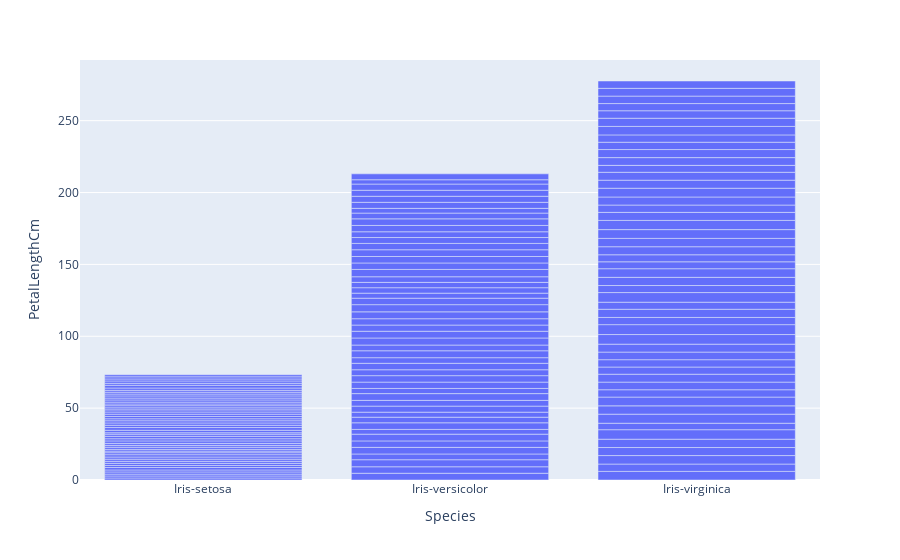

Notebook code for this chart:
### Code cell
px.bar(iris,x='Species',y='PetalLengthCm')

### Figure 1 — Plotly figure (JSON) as saved in the notebook; plotly's stock layout.template omitted (floating-point values rounded to 4 significant figures; data arrays with more than 128 entries replaced by an {"elided": "..."} marker saying what was removed)
{"data": [{"alignmentgroup": "True", "hovertemplate": "Species=%{x}<br>PetalLengthCm=%{y}<extra></extra>", "legendgroup": "", "marker": {"color": "#636efa", "pattern": {"shape": ""}}, "name": "", "offsetgroup": "", "orientation": "v", "showlegend": false, "textposition": "auto", "type": "bar", "x": {"elided": "150 str values"}, "xaxis": "x", "y": {"elided": "150 float values"}, "yaxis": "y"}], "layout": {"barmode": "relative", "legend": {"tracegroupgap": 0}, "margin": {"t": 60}, "xaxis": {"anchor": "y", "domain": [0, 1], "title": {"text": "Species"}}, "yaxis": {"anchor": "x", "domain": [0, 1], "title": {"text": "PetalLengthCm"}}}}
